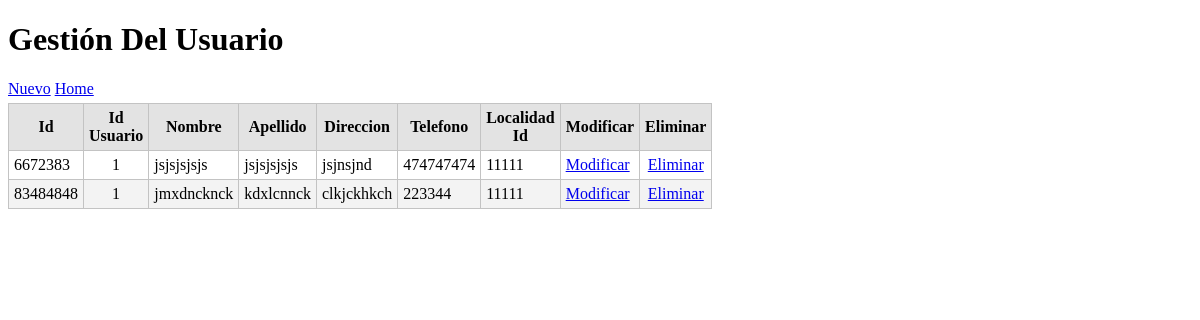
Screenshot of /datos_usuario/index.php with the database file from the repository.
### tables this page shows
CREATE TABLE IF NOT EXISTS `datos_usuario` (
  `id` int(11) NOT NULL,
  `usuario_id` int(11) NOT NULL,
  `nombre` varchar(80) NOT NULL,
  `apellido` varchar(80) NOT NULL,
  `direcion` varchar(1024) NOT NULL,
  `telefono` varchar(20) NOT NULL,
  `localidad_id` int(11) NOT NULL
);

### datos_usuario/view/viewClass.php (called while the page is built, shortened)
<?php
class viewClass {
  static public function renderHTML($view, $args = NULL) {
    include_once 'templates/' . $view;
  }
}

### librerias/dataBaseClass.php (called while the page is built, shortened)
<?php
class dataBaseClass {
  static private $host = 'localhost';
  static private $port = 3306,
          $dbname = 'bd_dersercion',
          $user = 'root',
          $password = '',
          $driver = 'mysql',
          $instance = NULL;
  static public function getInstance() {
    return self::$instance;
  }
  static private function connect() {
    try {
      $dsn = self::$driver
              . ':host='. self::$host
              . ';port=' . self::$port
              . ';dbname=' . self::$dbname;
      self::$instance = new PDO($dsn, self::$user, self::$password);
      return true;
    } catch (PDOException $e) {
      echo $e->getMessage();
    }
  }
}

### datos_usuario/model/modelClass.php (called while the page is built, shortened)
<?php
class modelClass {
  static public function getAll() {
    try {
      $sql = 'SELECT datos_usuario.id, datos_usuario.usuario_id, datos_usuario.nombre, datos_usuario.apellido, datos_usuario.direcion, datos_usuario.telefono, datos_usuario.localidad_id FROM datos_usuario';
      return dataBaseClass::getInstance()->query($sql)->fetchAll(PDO::FETCH_ASSOC);
    } catch (PDOException $e) {
      return $e;
    }
  }
}
?>

### datos_usuario/view/templates/index.php (the view, shortened to what this page needs)
<!DOCTYPE html>
<html lang="es">
  <head>
    <link rel="stylesheet" media="screen" href="css/main.css">
  </head>
  <body>
    <h1>Gestión Del Usuario</h1>
    <div id="lnkNuevo">
      <a href="index.php?action=create">Nuevo</a>
      <td><a href="/mitaller" title="Regresar al inicio">Home</a></td>
    </div>
    <table id="tblContenido">
      <thead>
        <tr>
          <th>Id</th>
          <th>Id Usuario</th>
          <th>Nombre</th>
          <th>Apellido</th>
          <th>Direccion</th>
          <th>Telefono</th>
          <th>Localidad Id</th>
          <th>Modificar</th>
          <th>Eliminar</th>
          </tr>
      </thead>
      <tbody>
        <?php foreach ($datos as $row): ?>
          <tr>
            <td><?php echo $row['id'] ?></td>
            <td><?php echo $row['usuario_id'] ?></td>
            <td><?php echo $row['nombre'] ?></td>
            <td><?php echo $row['apellido'] ?></td>
            <td><?php echo $row['direcion'] ?></td>
            <td><?php echo $row['telefono'] ?></td>
            <td><?php echo $row['localidad_id'] ?></td>
                      <td><a href="index.php?action=update&amp;id=<?php echo $row['id'] ?>">Modificar</a></td>
           <td><a href="index.php?action=delete&amp;id=<?php echo $row['id'] ?>">Eliminar</a></td>
          </tr>
        <?php endforeach ?>
      </tbody>
    </table>
  </body>
</html>

### datos_usuario/css/main.css (style rules this page uses)
#lnkNuevo { margin-bottom: 5px; }
#tblContenido { border: solid #c3c3c3 1px; width: 400px; border-spacing: 0px; border-collapse: collapse; }
#tblContenido thead tr th { background-color: #e3e3e3; }
#tblContenido tbody tr td, #tblContenido thead tr th { margin: 0px; padding: 0px; border: solid #c3c3c3 1px; padding: 5px; }
#tblContenido tbody tr:nth-child(2n) { background-color: #f3f3f3; }
#tblContenido tbody tr td:last-child, #tblContenido tbody tr td:nth-child(2) { text-align: center; }

### rows the page displays
datos_usuario: id "6672383", usuario "1", nombre "jsjsjsjsjs", apellido "jsjsjsjsjs", direcion "jsjnsjnd", telefono "474747474", localidad "11111"
datos_usuario: id "83484848", usuario "1", nombre "jmxdncknck", apellido "kdxlcnnck", direcion "clkjckhkch", telefono "223344", localidad "11111"
